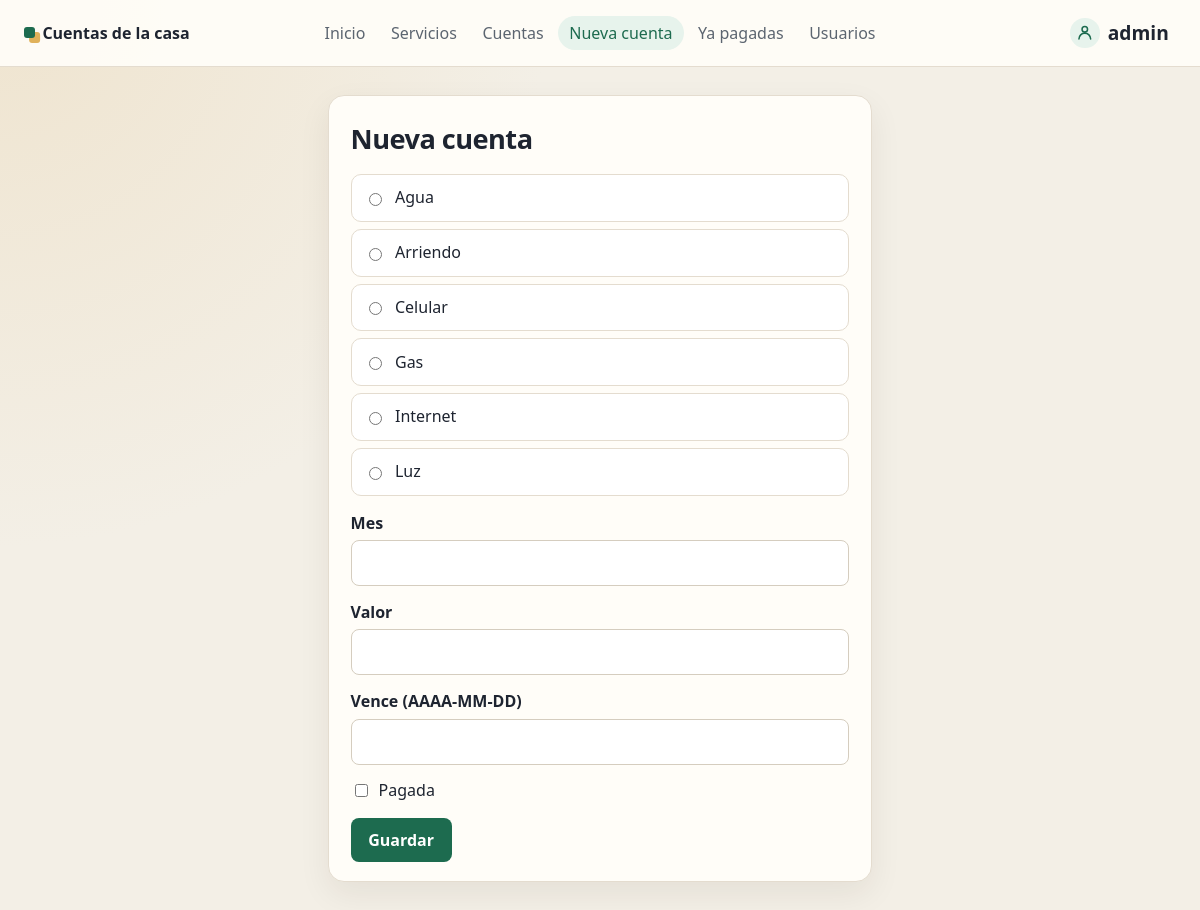
Page /cuentas/nueva/ (signed in) on the earlier database version.
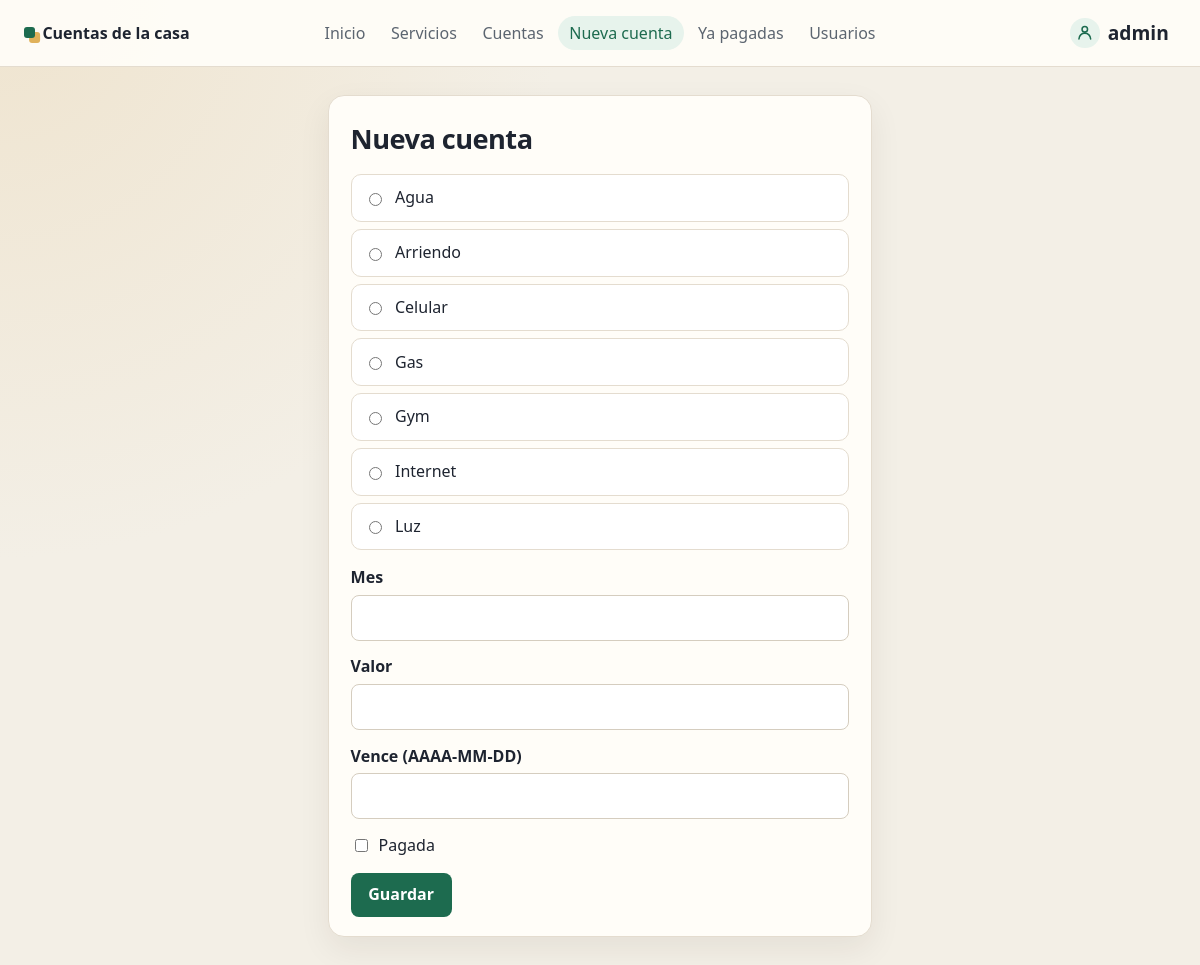
Same page on the later database version.
### cuentas/models.py (models this page shows, shortened)
class Servicio(models.Model):
    nombre = models.CharField(max_length=200)
    class Meta:
        verbose_name = "servicio"
        verbose_name_plural = "servicios"

### cuentas/views.py (the view, shortened to what this page needs)
# urls.py: path("nueva/", views.crear, name="crear"),
@login_required
def crear(request):
    return render(
        request,
        "cuentas/crear.html",
        {
            "servicio_list": Servicio.objects.order_by("nombre"),
            "mes": "",
            "valor": "",
            "vence": "",
            "pagada": False,
        },
    )

### cuentas/templates/cuentas/crear.html (shortened to what this page needs)
{% extends "cuentas/base.html" %}
{% block clase %}centrado{% endblock %}
{% block contenido %}
<form class="formulario" action="{% url 'cuentas:crear' %}" method="post">
<fieldset>
    <legend><h1>Nueva cuenta</h1></legend>
    <div class="opciones">
    {% for servicio in servicio_list %}
        <div class="opcion">
            <input type="radio" name="servicio" id="servicio{{ forloop.counter }}" value="{{ servicio.id }}" {% if servicio.id == servicio_id %}checked{% endif %}>
            <label for="servicio{{ forloop.counter }}">{{ servicio.nombre }}</label>
        </div>
    {% endfor %}
    </div>
    <p class="campo">
        <label for="mes">Mes</label>
        <input type="text" name="mes" id="mes" value="{{ mes }}">
    </p>
    <p class="campo">
        <label for="valor">Valor</label>
        <input type="text" name="valor" id="valor" value="{{ valor }}">
    </p>
    <p class="campo">
        <label for="vence">Vence (AAAA-MM-DD)</label>
        <input type="text" name="vence" id="vence" value="{{ vence }}">
    </p>
    <p class="casilla">
        <input type="checkbox" name="pagada" id="pagada" {% if pagada %}checked{% endif %}>
        <label for="pagada">Pagada</label>
    </p>
</fieldset>
<input type="submit" value="Guardar">
</form>
{% endblock %}

### cuentas/templates/cuentas/base.html (shortened to what this page needs)
{% load static %}
<!DOCTYPE html>
<html lang="es">
<head>
    <link rel="stylesheet" href="{% static 'cuentas/estilos.css' %}">
</head>
<body>
    <header class="barra">
        <a class="marca" href="{% if user.is_authenticated %}{% url 'cuentas:index' %}{% else %}{% url 'cuentas:entrar' %}{% endif %}">Cuentas de la casa</a>
        {% if user.is_authenticated %}
        <nav class="menu">
            <a href="{% url 'cuentas:index' %}" {% if request.resolver_match.url_name == "index" %}class="activo"{% endif %}>Inicio</a>
            <a href="{% url 'cuentas:servicios' %}" >Servicios</a>
            <a href="{% url 'cuentas:lista' %}" {% if request.resolver_match.url_name == "lista" or request.resolver_match.url_name == "ver" %}class="activo"{% endif %}>Cuentas</a>
            <a href="{% url 'cuentas:crear' %}" {% if request.resolver_match.url_name == "crear" %}class="activo"{% endif %}>Nueva cuenta</a>
            <a href="{% url 'cuentas:pagadas' %}" {% if request.resolver_match.url_name == "pagadas" %}class="activo"{% endif %}>Ya pagadas</a>
            {% if user.usuario.rol.codigo == "administrador" %}
            <a href="{% url 'cuentas:usuarios' %}" {% if request.resolver_match.url_name == "usuarios" %}class="activo"{% endif %}>Usuarios</a>
            {% endif %}
        </nav>
        <details class="perfil">
            <summary>
                <svg class="icono-usuario" viewBox="0 0 24 24" aria-hidden="true">
                    <circle cx="12" cy="8" r="3.2"></circle>
                    <path d="M5.2 19.2a6.8 6.8 0 0 1 13.6 0"></path>
                </svg>
                <span>{{ user.username }}</span>
            </summary>
        </details>
        {% else %}
        <nav class="menu">
            <a href="{% url 'cuentas:entrar' %}" {% if request.resolver_match.url_name == "entrar" %}class="activo"{% endif %}>Entrar</a>
            <a href="{% url 'cuentas:registro' %}" {% if request.resolver_match.url_name == "registro" %}class="activo"{% endif %}>Registrarse</a>
        </nav>
        {% endif %}
    </header>
    <main class="pagina {% block clase %}{% endblock %}">
        {% block contenido %}{% endblock %}
    </main>
</body>
</html>

### cuentas/static/cuentas/estilos.css (style rules this page uses)
:root { --papel: #f3efe6; --hoja: #fffdf8; --tinta: #1e2430; --suave: #5c6570; --linea: #e4dccf; --verde: #1d6b4f; --verde-claro: #e7f3ec; --verde-propio: #3cb371; --ambar: #8a5a12; --ambar-claro: #fbf3e4; --rojo: #9d341f; --rojo-claro: #fdecea; --sombra: 0 12px 32px rgba(40, 32, 20, 0.07); }
* { box-sizing: border-box; }
body { margin: 0; min-height: 100vh; color: var(--tinta); background: radial-gradient(circle at top left, #efe4cf 0, transparent 36%), var(--papel); font-family: "Segoe UI", "Helvetica Neue", sans-serif; font-variant-numeric: tabular-nums; line-height: 1.45; }
a { color: var(--verde); }
.barra { display: grid; grid-template-columns: 1fr auto 1fr; align-items: center; gap: 0.75rem 1rem; padding: 0.85rem 1.5rem; position: sticky; top: 0; z-index: 10; background: rgba(255, 253, 248, 0.94); border-bottom: 1px solid var(--linea); }
.marca { justify-self: start; color: var(--tinta); font-weight: 750; text-decoration: none; }
.marca::before { content: ""; display: inline-block; width: 0.7rem; height: 0.7rem; margin-right: 0.45rem; border-radius: 3px; background: var(--verde); box-shadow: 0.32rem 0.32rem 0 #e0b15a; vertical-align: 0.05rem; }
.menu { display: flex; flex-wrap: wrap; justify-content: center; gap: 0.2rem; }
.menu a { color: var(--suave); text-decoration: none; padding: 0.35rem 0.7rem; border-radius: 999px; }
.menu a:hover, .menu a.activo { color: var(--verde); background: var(--verde-claro); }
.perfil { justify-self: end; position: relative; }
.perfil summary { display: flex; align-items: center; gap: 0.5rem; padding: 0.3rem 0.45rem 0.3rem 0.3rem; border-radius: 999px; list-style: none; cursor: pointer; font-size: 1.2rem; font-weight: 750; }
.icono-usuario { width: 1.85rem; height: 1.85rem; padding: 0.28rem; border-radius: 50%; background: var(--verde-claro); color: var(--verde); fill: none; stroke: currentColor; stroke-width: 1.8; stroke-linecap: round; }
.pagina { width: min(920px, calc(100% - 2rem)); margin: 1.75rem auto 3rem; }
.pagina h1 { margin: 0 0 1rem; font-size: 1.7rem; letter-spacing: -0.02em; }
.pagina.acceso .formulario, .pagina.centrado .formulario, .pagina.centrado .ficha { margin-inline: auto; }
.formulario, .ficha, .aviso { max-width: 34rem; background: var(--hoja); border: 1px solid var(--linea); border-radius: 16px; padding: 1.4rem 1.35rem 1.2rem; box-shadow: var(--sombra); }
fieldset { border: 0; margin: 0; padding: 0; min-inline-size: 0; }
legend { padding: 0; }
.formulario h1, .aviso h1 { margin-top: 0; }
.campo { margin: 0 0 0.9rem; }
.campo label, .opciones + .campo label { display: block; margin-bottom: 0.35rem; font-weight: 650; }
input[type="text"], input[type="password"] { width: 100%; padding: 0.65rem 0.75rem; border: 1px solid #d5cdbf; border-radius: 8px; background: #fff; color: var(--tinta); font: inherit; }
.casilla { display: flex; align-items: center; gap: 0.5rem; margin: 0.2rem 0 1rem; }
.casilla label { font-weight: 500; }
.opciones { display: flex; flex-direction: column; gap: 0.45rem; margin-bottom: 1rem; }
.opcion { display: flex; align-items: center; gap: 0.6rem; padding: 0.7rem 0.8rem; border: 1px solid var(--linea); border-radius: 10px; background: #fff; }
input[type="submit"], a.boton { display: inline-block; border: 0; border-radius: 8px; padding: 0.65rem 1.1rem; background: var(--verde); color: #fff; font: inherit; font-weight: 650; text-decoration: none; cursor: pointer; }

Differences in the rows shown:
added Servicio: servicio "☐ Gym", nombre "Gym"
